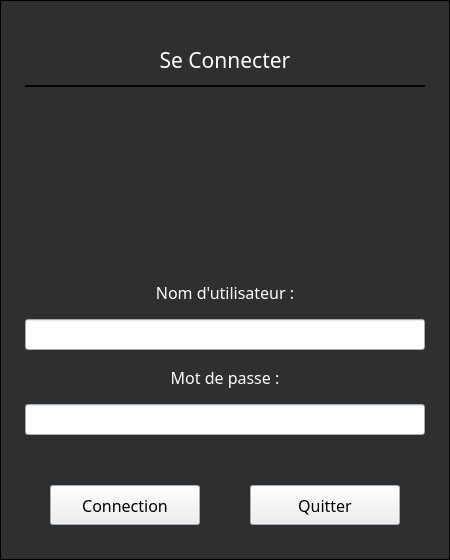
<?xml version="1.0" encoding="UTF-8"?>
<ui version="4.0">
 <class>MainWindow</class>
 <widget class="QMainWindow" name="MainWindow">
  <property name="geometry">
   <rect>
    <x>0</x>
    <y>0</y>
    <width>450</width>
    <height>560</height>
   </rect>
  </property>
  <property name="windowTitle">
   <string>ConfigParker</string>
  </property>
  <property name="styleSheet">
   <string notr="true">QMainWindow#MainWindow{
	background-color: rgb(46, 47, 48);
}

* {
	font: &quot;Quicksand SemiBold&quot;;
}

QLabel{
	color: rgb(255, 255, 255);
}

QLineEdit{
	color: rgb(0, 0, 0);
}</string>
  </property>
  <widget class="QWidget" name="centralwidget">
   <layout class="QGridLayout" name="gridLayout_2">
    <property name="leftMargin">
     <number>0</number>
    </property>
    <property name="topMargin">
     <number>0</number>
    </property>
    <property name="rightMargin">
     <number>0</number>
    </property>
    <property name="bottomMargin">
     <number>0</number>
    </property>
    <property name="spacing">
     <number>0</number>
    </property>
    <item row="0" column="0">
     <widget class="QFrame" name="formulaire">
      <property name="sizePolicy">
       <sizepolicy hsizetype="Fixed" vsizetype="Fixed">
        <horstretch>0</horstretch>
        <verstretch>0</verstretch>
       </sizepolicy>
      </property>
      <property name="minimumSize">
       <size>
        <width>450</width>
        <height>560</height>
       </size>
      </property>
      <property name="frameShape">
       <enum>QFrame::Box</enum>
      </property>
      <property name="frameShadow">
       <enum>QFrame::Plain</enum>
      </property>
      <property name="lineWidth">
       <number>1</number>
      </property>
      <layout class="QGridLayout" name="gridLayout">
       <item row="0" column="0">
        <layout class="QVBoxLayout" name="verticalLayout_6">
         <property name="spacing">
          <number>100</number>
         </property>
         <property name="leftMargin">
          <number>15</number>
         </property>
         <property name="topMargin">
          <number>25</number>
         </property>
         <property name="rightMargin">
          <number>15</number>
         </property>
         <property name="bottomMargin">
          <number>25</number>
         </property>
         <item>
          <layout class="QVBoxLayout" name="verticalLayout_5">
           <property name="spacing">
            <number>0</number>
           </property>
           <item>
            <widget class="QLabel" name="label">
             <property name="sizePolicy">
              <sizepolicy hsizetype="Preferred" vsizetype="Maximum">
               <horstretch>0</horstretch>
               <verstretch>0</verstretch>
              </sizepolicy>
             </property>
             <property name="minimumSize">
              <size>
               <width>0</width>
               <height>50</height>
              </size>
             </property>
             <property name="font">
              <font>
               <family>Quicksand SemiBold</family>
               <pointsize>16</pointsize>
               <weight>50</weight>
               <italic>false</italic>
               <bold>false</bold>
              </font>
             </property>
             <property name="text">
              <string>Se Connecter</string>
             </property>
             <property name="alignment">
              <set>Qt::AlignCenter</set>
             </property>
            </widget>
           </item>
           <item>
            <widget class="Line" name="line">
             <property name="frameShadow">
              <enum>QFrame::Plain</enum>
             </property>
             <property name="lineWidth">
              <number>2</number>
             </property>
             <property name="orientation">
              <enum>Qt::Horizontal</enum>
             </property>
            </widget>
           </item>
          </layout>
         </item>
         <item>
          <layout class="QVBoxLayout" name="verticalLayout_4">
           <property name="spacing">
            <number>50</number>
           </property>
           <item>
            <layout class="QVBoxLayout" name="verticalLayout_3">
             <property name="spacing">
              <number>12</number>
             </property>
             <item>
              <widget class="QLabel" name="labelMessage">
               <property name="font">
                <font>
                 <family>Quicksand Medium</family>
                 <pointsize>12</pointsize>
                 <weight>50</weight>
                 <italic>false</italic>
                 <bold>false</bold>
                </font>
               </property>
               <property name="styleSheet">
                <string notr="true">QLabel#labelMessage{
	color: rgb(255, 0, 0);
}</string>
               </property>
               <property name="text">
                <string/>
               </property>
               <property name="alignment">
                <set>Qt::AlignCenter</set>
               </property>
              </widget>
             </item>
             <item>
              <layout class="QVBoxLayout" name="verticalLayout">
               <property name="leftMargin">
                <number>0</number>
               </property>
               <property name="rightMargin">
                <number>0</number>
               </property>
               <item>
                <widget class="QLabel" name="label_2">
                 <property name="sizePolicy">
                  <sizepolicy hsizetype="Minimum" vsizetype="Fixed">
                   <horstretch>0</horstretch>
                   <verstretch>0</verstretch>
                  </sizepolicy>
                 </property>
                 <property name="minimumSize">
                  <size>
                   <width>0</width>
                   <height>30</height>
                  </size>
                 </property>
                 <property name="font">
                  <font>
                   <family>Quicksand SemiBold</family>
                   <pointsize>12</pointsize>
                   <weight>50</weight>
                   <italic>false</italic>
                   <bold>false</bold>
                  </font>
                 </property>
                 <property name="text">
                  <string>Nom d'utilisateur :</string>
                 </property>
                 <property name="alignment">
                  <set>Qt::AlignCenter</set>
                 </property>
                </widget>
               </item>
               <item>
                <widget class="QLineEdit" name="lEUsername">
                 <property name="minimumSize">
                  <size>
                   <width>0</width>
                   <height>30</height>
                  </size>
                 </property>
                 <property name="font">
                  <font>
                   <family>Quicksand Medium</family>
                   <pointsize>12</pointsize>
                   <weight>50</weight>
                   <italic>false</italic>
                   <bold>false</bold>
                  </font>
                 </property>
                 <property name="alignment">
                  <set>Qt::AlignCenter</set>
                 </property>
                </widget>
               </item>
              </layout>
             </item>
             <item>
              <layout class="QVBoxLayout" name="verticalLayout_2">
               <item>
                <widget class="QLabel" name="label_3">
                 <property name="sizePolicy">
                  <sizepolicy hsizetype="Minimum" vsizetype="Fixed">
                   <horstretch>0</horstretch>
                   <verstretch>0</verstretch>
                  </sizepolicy>
                 </property>
                 <property name="minimumSize">
                  <size>
                   <width>0</width>
                   <height>30</height>
                  </size>
                 </property>
                 <property name="font">
                  <font>
                   <family>Quicksand SemiBold</family>
                   <pointsize>12</pointsize>
                   <weight>50</weight>
                   <italic>false</italic>
                   <bold>false</bold>
                  </font>
                 </property>
                 <property name="text">
                  <string>Mot de passe :</string>
                 </property>
                 <property name="alignment">
                  <set>Qt::AlignCenter</set>
                 </property>
                </widget>
               </item>
               <item>
                <widget class="QLineEdit" name="lEMdp">
                 <property name="minimumSize">
                  <size>
                   <width>0</width>
                   <height>30</height>
                  </size>
                 </property>
                 <property name="font">
                  <font>
                   <family>Quicksand Medium</family>
                   <pointsize>12</pointsize>
                   <weight>50</weight>
                   <italic>false</italic>
                   <bold>false</bold>
                  </font>
                 </property>
                 <property name="text">
                  <string/>
                 </property>
                 <property name="echoMode">
                  <enum>QLineEdit::Password</enum>
                 </property>
                 <property name="alignment">
                  <set>Qt::AlignCenter</set>
                 </property>
                </widget>
               </item>
              </layout>
             </item>
            </layout>
           </item>
           <item>
            <layout class="QHBoxLayout" name="horizontalLayout">
             <item>
              <spacer name="horizontalSpacer">
               <property name="orientation">
                <enum>Qt::Horizontal</enum>
               </property>
               <property name="sizeHint" stdset="0">
                <size>
                 <width>40</width>
                 <height>20</height>
                </size>
               </property>
              </spacer>
             </item>
             <item>
              <widget class="QPushButton" name="pB_Connection">
               <property name="sizePolicy">
                <sizepolicy hsizetype="Fixed" vsizetype="Fixed">
                 <horstretch>0</horstretch>
                 <verstretch>0</verstretch>
                </sizepolicy>
               </property>
               <property name="minimumSize">
                <size>
                 <width>150</width>
                 <height>40</height>
                </size>
               </property>
               <property name="palette">
                <palette>
                 <active/>
                 <inactive/>
                 <disabled/>
                </palette>
               </property>
               <property name="font">
                <font>
                 <family>Quicksand SemiBold</family>
                 <pointsize>12</pointsize>
                 <weight>50</weight>
                 <italic>false</italic>
                 <bold>false</bold>
                </font>
               </property>
               <property name="styleSheet">
                <string notr="true">QPushButton</string>
               </property>
               <property name="text">
                <string>Connection</string>
               </property>
              </widget>
             </item>
             <item>
              <widget class="QPushButton" name="pushButton">
               <property name="sizePolicy">
                <sizepolicy hsizetype="Fixed" vsizetype="Fixed">
                 <horstretch>0</horstretch>
                 <verstretch>0</verstretch>
                </sizepolicy>
               </property>
               <property name="minimumSize">
                <size>
                 <width>150</width>
                 <height>40</height>
                </size>
               </property>
               <property name="font">
                <font>
                 <family>Quicksand SemiBold</family>
                 <pointsize>12</pointsize>
                 <weight>50</weight>
                 <italic>false</italic>
                 <bold>false</bold>
                </font>
               </property>
               <property name="text">
                <string>Quitter</string>
               </property>
              </widget>
             </item>
             <item>
              <spacer name="horizontalSpacer_2">
               <property name="orientation">
                <enum>Qt::Horizontal</enum>
               </property>
               <property name="sizeHint" stdset="0">
                <size>
                 <width>40</width>
                 <height>20</height>
                </size>
               </property>
              </spacer>
             </item>
            </layout>
           </item>
          </layout>
         </item>
        </layout>
       </item>
      </layout>
     </widget>
    </item>
   </layout>
  </widget>
 </widget>
 <resources/>
 <connections>
  <connection>
   <sender>pushButton</sender>
   <signal>clicked()</signal>
   <receiver>MainWindow</receiver>
   <slot>close()</slot>
   <hints>
    <hint type="sourcelabel">
     <x>276</x>
     <y>497</y>
    </hint>
    <hint type="destinationlabel">
     <x>330</x>
     <y>724</y>
    </hint>
   </hints>
  </connection>
 </connections>
</ui>
